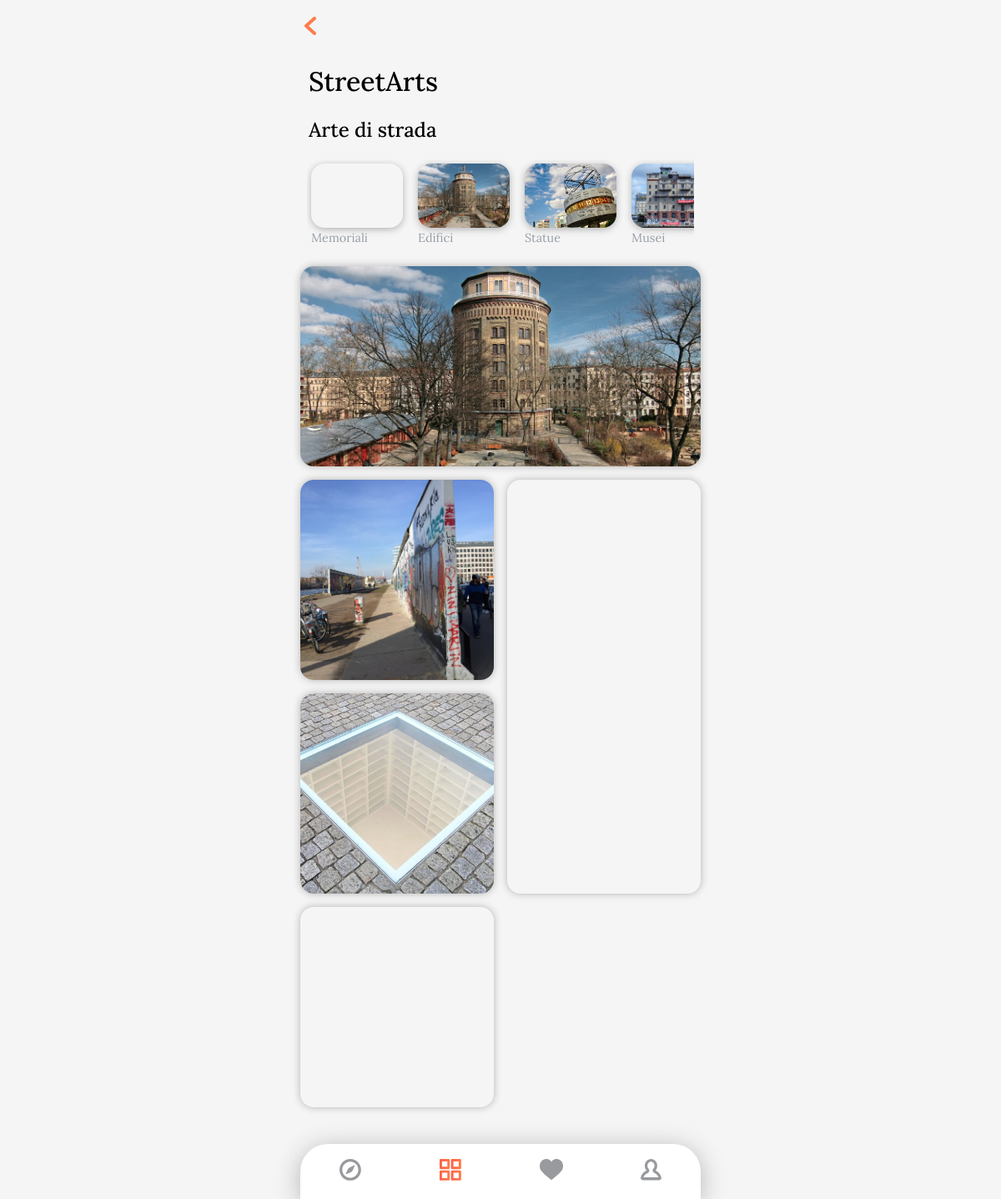
/category.php?categ=1, run on an earlier commit of the app's database.
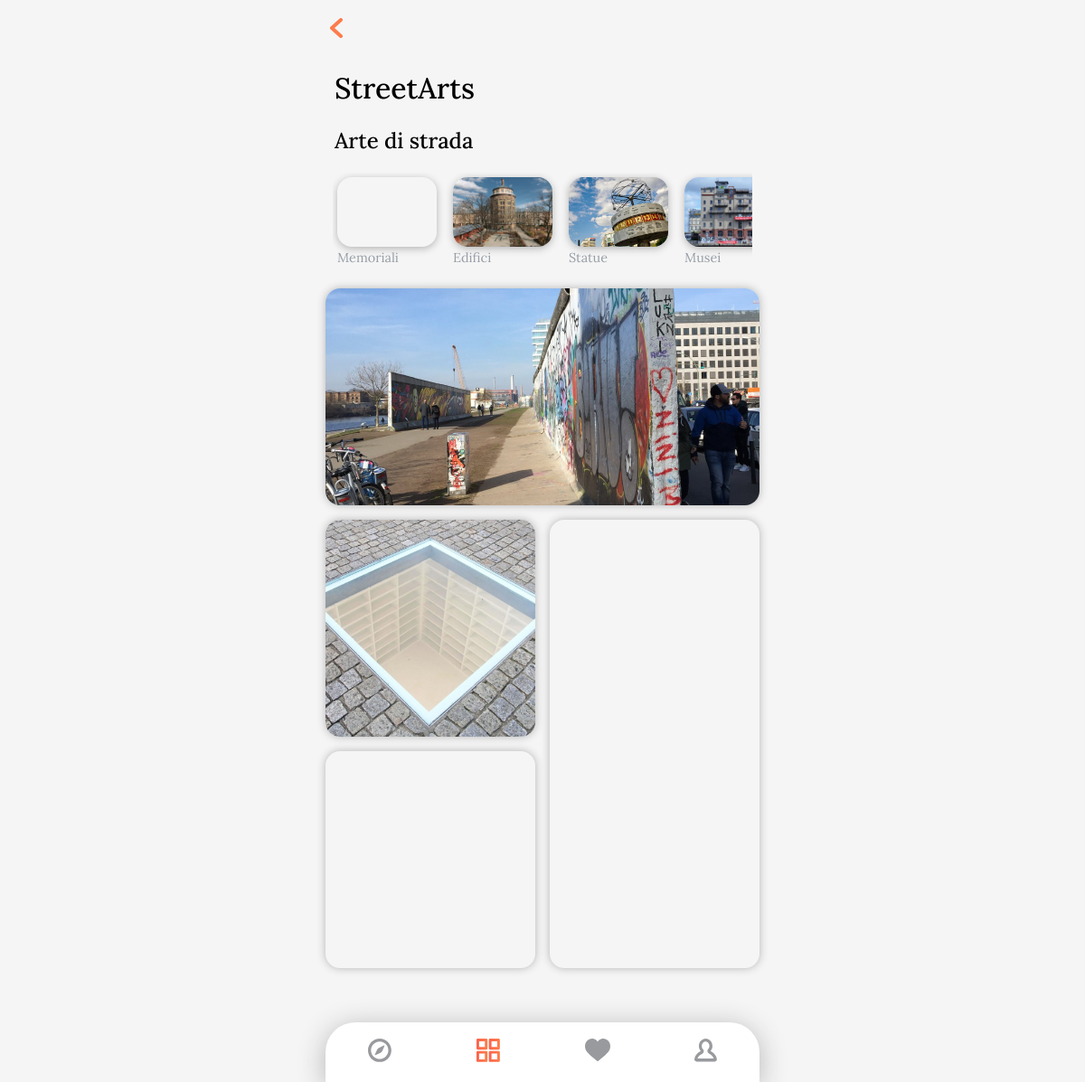
And on a later commit of the database.
### tables this page shows
CREATE TABLE tipo(
    `id` int PRIMARY KEY AUTO_INCREMENT,
    `description` varchar(255),
    `name` varchar(255),
    `image` varchar(255)
);

CREATE TABLE ldi(
    `id` int PRIMARY KEY AUTO_INCREMENT,
    `name` varchar(255),
    `description` varchar(255),
    `registrationDate` timestamp,
    `lon` varchar(255),
    `lat` varchar(255),
    `image` varchar(255),
    `audio` varchar(255),
    `maintipo` int NOT NULL REFERENCES tipo(id)
);

CREATE TABLE tipo_ldi(
    `ldi_id` int REFERENCES ldi(id),
    `tipo_id` int REFERENCES tipo(id),
    PRIMARY KEY (`ldi_id`, `tipo_id`)
);

### category.php (the view, shortened to what this page needs)
<?php
    $conn = new mysqli("localhost", "root", "");
    $conn->query("USE my_visitberlin");
    if(empty($_GET["categ"]) && empty($_GET["query"])){
        $typeName = "Tutto";
        $typeDescription = "Tutte i luoghi di interesse";
    }
    elseif(!empty($_GET["categ"])){
        $query = "SELECT * FROM tipo WHERE tipo.id = ".$_GET["categ"];
        $result = $conn->query($query);
        $type = $result->fetch_assoc();
        $typeName = $type["name"];
        $typeDescription = $type["description"];
    }
    elseif(!empty($_GET["query"])){
        $typeName = "Ricerca Personalizzata";
        $typeDescription = "Risultati per: ".$_GET["query"]."";
    }
?>
<!DOCTYPE html>
<html lang="it">
       <head>
        <link rel="stylesheet" href="css/navBar.css">
        <link rel="stylesheet" href="css/cardsMenu.css">
        <link rel="stylesheet" href="css/textFormat.css">
        <link rel="stylesheet" href="css/imageGallery.css">
        <link rel="stylesheet" href="css/components.css">
    </head>
    <body>
        <a href="index.php"><img src="assets/icon/back.svg" alt="" class="backIcon"></a>
        <h1><?php echo $typeName;?></h1>
        <h2><?php echo $typeDescription;?></h2>
        <div class="leftScrollMenu">
            <?php
                if(empty($_GET["categ"])){
                    $query = "SELECT * FROM tipo";
                }
                else{
                    $query = "SELECT * FROM tipo WHERE id != ".$_GET["categ"];
                }
                $result = $conn->query($query);
                if($result->num_rows > 0){
                    while($row = $result->fetch_assoc()){
                        $query = "SELECT * FROM ldi WHERE maintipo = ".$row["id"]." ORDER BY RAND() LIMIT 1";
                        $result1 = $conn->query($query);
                        if($result1->num_rows > 0){
                            $rowIm1 = mysqli_fetch_array($result1);
                            $rowIm1 = $rowIm1["image"];
                        }
                        else{
                            $rowIm1 = "NoImg.png";
                        }
                        echo  '
                        <a href="category.php?categ='.$row["id"].'">
                            <div class="item">
                                <div class="menuImage image" style="background-image: url(assets/berlinPhotosProva/'.$rowIm1.');">
                                </div>
                                <div class="bottomText">
                                    <span class="smallText">'.$row["name"].'</span>
                                </div>
                            </div>
                        </a>';
                    }
                }
            ?>
        </div>
            <?php
                if(!empty($_GET["query"])){
                    $query = "SELECT * FROM ldi where `name` LIKE '%".$_GET["query"]."%'";
                }
                elseif(empty($_GET["categ"])){
                    $query = "SELECT * FROM ldi";
                }
                else{
                    $query = "SELECT * FROM ldi,tipo_ldi WHERE ldi.id = tipo_ldi.ldi_id AND tipo_ldi.tipo_id = ".$_GET["categ"];
                }
                $result = $conn->query($query);
                if($result->num_rows > 0){
                    $i = 0;
                    $tipo = array("topImage image","left1 image","left2 image","bigRight image","bottomleft image","bottomRight image");
                    echo '<div class="imageGallery">';
                    while($row = $result->fetch_assoc()){
                        echo '
                        <a href="ldi.php?ldi='.$row["id"].'" class="'.$tipo[$i].'" style="background-image: url(assets/berlinPhotosProva/'.$row["image"].');" id="div'.$row["id"].'">';
                        echo '</a>';
                        $i++;
                    }
                    if($i<6){
                        echo '</div>';
                    }
                }
                else{
                    echo "<h1>Nessun luogo di interesse trovato</h1>";
                }
            ?>
        <div class="divWrapper">
            <nav class="bottomNav">
                <div class="insideNav">
                <a href="map.php"><img src="assets/icon/searchOff.svg" alt="" class="icon"></a>
                <a href="index.php"><img src="assets/icon/boardsOn.svg" alt="" class="icon"></a>
                </div>
                <div class="insideNav">
                <a href="liked.php"><img src="assets/icon/preferOff.svg" alt="" class="icon"></a>
                <a href="account.php"><img src="assets/icon/profileOff.svg" alt="" class="icon"></a>
                </div>
            </nav>
        </div>
    </body>
</html>

### css/navBar.css (style rules this page uses)
body { margin: 0; background-color: #F5F5F5; font-family: 'Lora', sans-serif; }
body { -ms-overflow-style: none; scrollbar-width: none; }
.divWrapper { z-index:1000; position: fixed; bottom: 0; width: 100%; display: flex; justify-content: space-around; }
.bottomNav { background-color: white; position: absolute; bottom: 0; width: 100%; height: 66px; border-radius: 33px 33px 0px 0px; display: flex; align-items: center; justify-content: space-between; overflow: visible; box-shadow: 0px 5px 30px 0px #b3b3b3; z-index: 100; }
.insideNav { display: flex; justify-content: space-around; width: 40%; }
.icon { transition: 100ms ease-in; }
@media screen and (min-width: 1200px) { body { width: 40%; margin: auto; } }
@media screen and (min-width: 1200px) { .divWrapper { right: 30%; width: 40%; margin: auto; } }
@media screen and (min-width: 1200px) { .insideNav { width: 50%; } }

### css/cardsMenu.css (style rules this page uses)
.imageGallery { width: 100%; height: 73%; max-height: 73%; background-color:blueviolet; display: grid; grid-template-columns: 50% 50%; grid-template-rows: 50% 50%; position: relative; }
.image { background-size: cover; background-repeat: no-repeat; background-position: center; }
.leftScrollMenu { margin-left: auto; margin-right: auto; width: auto; max-width: 100%; background-color: transparent; display: flex; gap: 0.5rem; overflow:scroll; margin: 0.5rem; }
.leftScrollMenu a { text-decoration: none; }
.item { min-width: 110px; height: 110px; display: flex; flex-direction: column; justify-content: center; align-items: center; background-color: transparent; cursor: pointer; position: relative; margin: 5px; }
.menuImage { height: 70%; width: 100%; border-radius: 1rem; box-shadow: 0px 2px 8px 0px #b3b3b3;; }
.bottomText { height: 30%; width: 100%; display: flex; }

### css/textFormat.css (style rules this page uses)
.smallText { font-weight: 400; font-size: 0.9rem; color: #979EA6; margin-top: 3px; }
::placeholder { color: black; opacity: 1; font-weight: lighter; }
h2, h1 { margin-left: 10px; font-weight: 500; }

### css/imageGallery.css (style rules this page uses)
.imageGallery { display: grid; grid-template-columns: 1fr 1fr; grid-template-rows: repeat(1, 1fr);; background-color: transparent; margin-bottom: 110px; gap: 1rem; width: calc(100vw - 1rem); margin: 0px 0.5rem 110px 0.5rem; grid-template-areas: "a a" "b c" "d c" "e f"; }
.imageGallery a { border-radius: 1rem; min-height: 50vw; box-shadow: 0px 0px 10px 0px #b3b3b3; position: relative; }
.imageGallery .topImage { grid-area: a; }
.imageGallery .left1 { grid-area: b; }
.imageGallery .left2 { grid-area: d; }
.imageGallery .bigRight { grid-area: c; }
@media screen and (min-width: 1200px) { .imageGallery { width: 100%; margin: auto; margin-bottom: 110px; } }
@media screen and (min-width: 1200px) { .imageGallery a { min-height: 20vw; } }

### css/components.css (style rules this page uses)
* { box-sizing: border-box; }
.backIcon { margin: 20px 0px 10px 5px; }

What changed in the data, as far as the page shows it:
removed tipo_ldi: ldi.image (picture)
